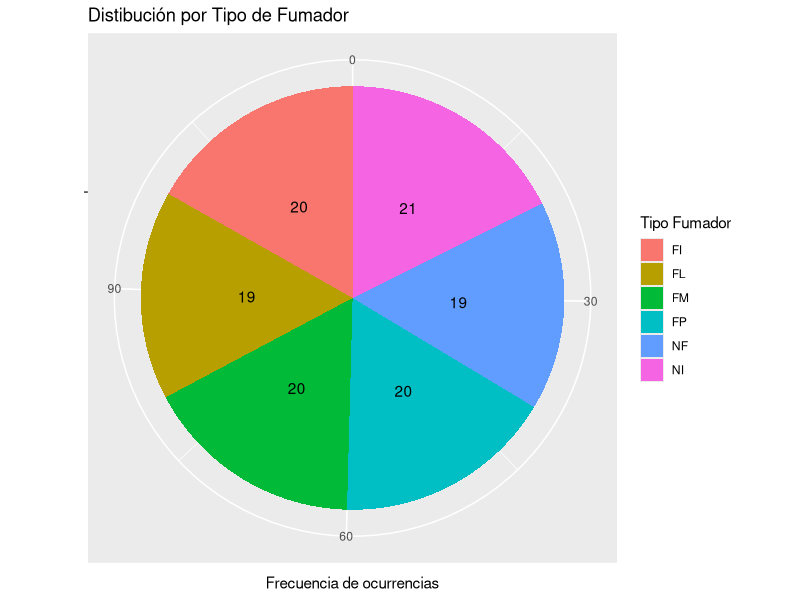
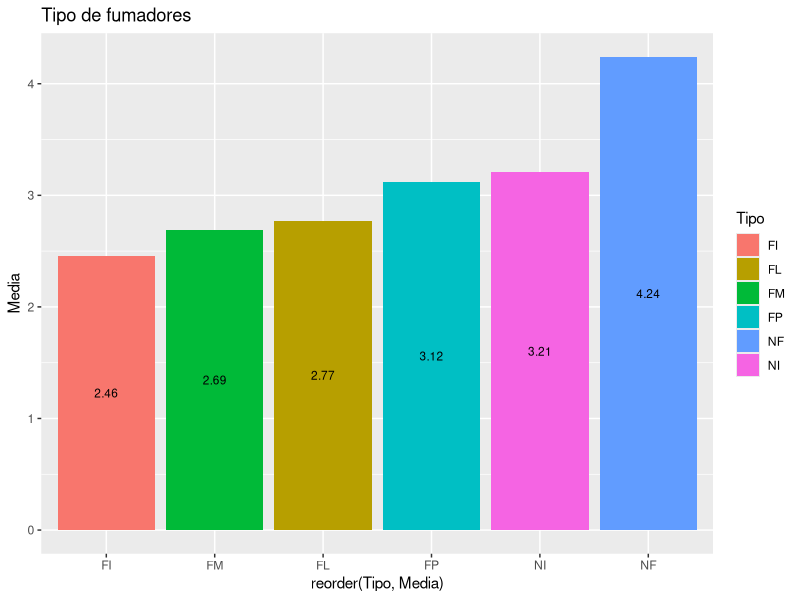
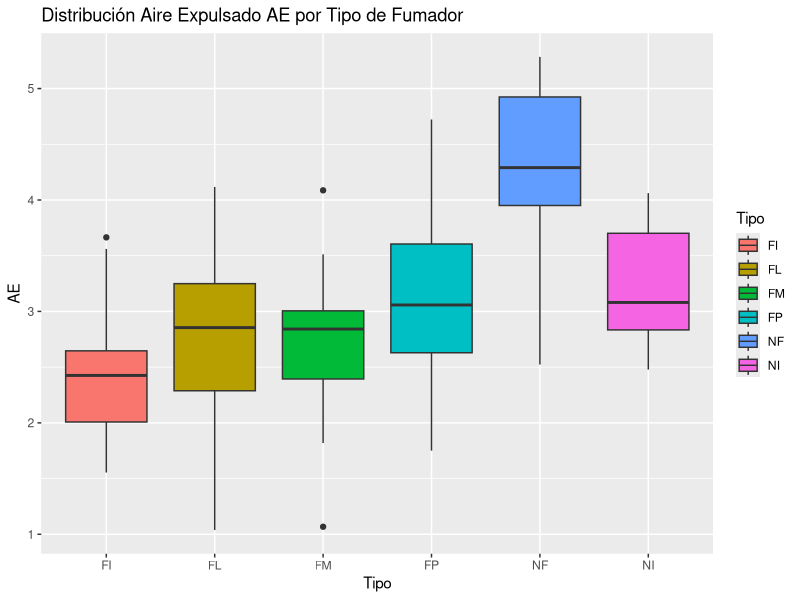
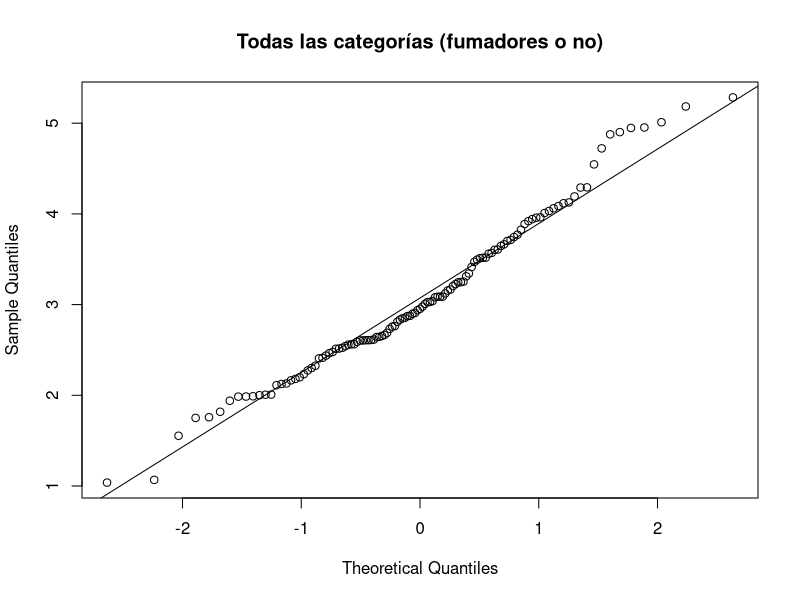
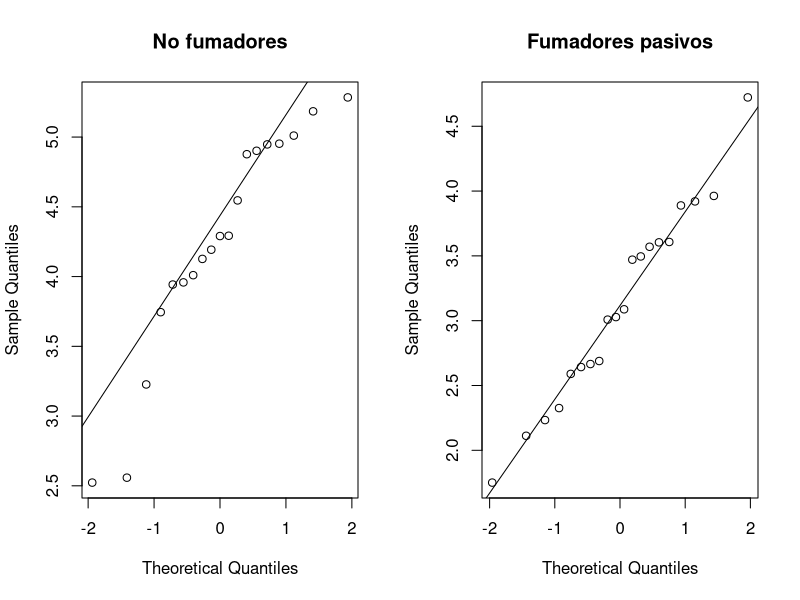
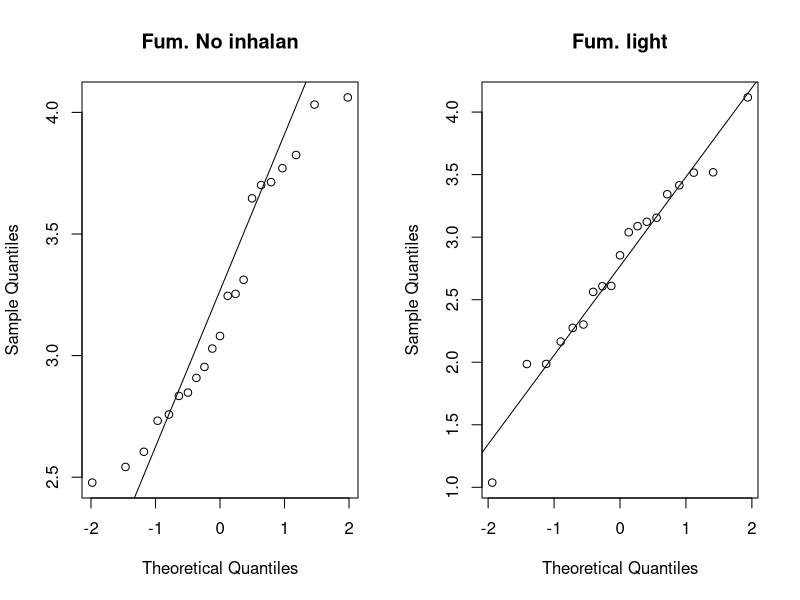
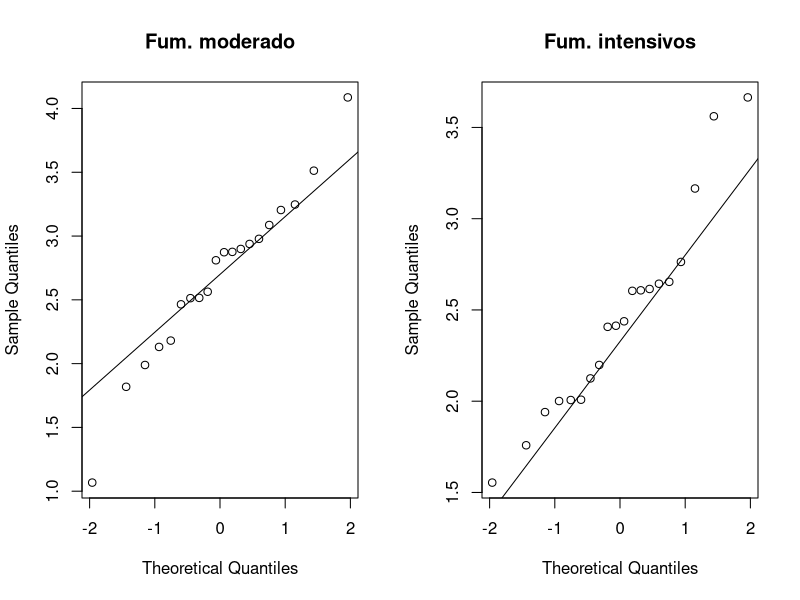

These charts were generated, in order, by the following R code:
## ---- chunk 1
knitr::opts_chunk$set(echo = TRUE)
## ---- chunk 2
library(knitr)
## ---- chunk 3
df <- read.csv("data/Fumadores.csv")
head(df)
## ---- chunk 4
# Buscando por valores NA
print(unlist(lapply(df, function(x) any(is.na(x)))))

# Reunindo los tipos de variables e imprimindo
res <- sapply(df, class)
kable(data.frame(variables=names(res),clase=as.vector(res)))

summary(df) # se nota (Other) en Tipo, deberíamos tener solo 6 categorías

unique(df$Tipo) # Claramente el problema ha sido detectado - 2 letras minusculas
df <- as.data.frame(sapply(df, toupper))
# Aunque va enseñar solo 2 decimales, R mantiene el número como él era inicialmente
df$AE <- as.numeric(as.character(df$AE))

print(head(df$AE))
str(df)
## ---- chunk 5
kable(summary(df)[,1], # 1 posicion AE
      digits=2, align='l', caption="Estadística descriptiva de la variable AE", col.names = "AE")
## ---- chunk 6
library(ggplot2) # ggplot
category <-  as.data.frame(table(df$Tipo))
category
p <- ggplot(category, aes(x = '', y = Freq, fill = factor(Var1)) ) + geom_bar(width = 1,stat="identity") + coord_polar(theta = "y") +
geom_text(aes(label = Freq), position = position_stack(vjust = 0.5)) + ggtitle("Distibución por Tipo de Fumador")

p + labs(fill = "Tipo Fumador", x ="", y = "Frecuencia de ocurrencias")
###### - distribucion ended ####################

r2 <- setNames(aggregate(df[, c("AE")], list(df$Tipo), mean), c("Tipo", "Media"))
r2 <- r2[order(r2$Media),]
r2

barp <- ggplot(r2, aes(x= reorder(Tipo, Media), y=Media, fill=Tipo, label = format(round(Media, 2), nsmall = 2))) + geom_bar(stat="identity")
barp + ggtitle("Tipo de fumadores") + geom_text(size = 3, position = position_stack(vjust = 0.5))
###### - media por tipo de fumador ended ####################

bp <- ggplot(df, aes(x=Tipo, y=AE, fill=Tipo)) + geom_boxplot()
bp + ggtitle("Distribución Aire Expulsado AE por Tipo de Fumador")
## ---- chunk 7
n <- length(df$AE)
m <- mean(df$AE)

conf.level <- 0.95
z <- qt((1+conf.level)/2, df=n-1)
se <- sd(df$AE)/sqrt(n)
ci <- z * se

range_min <- m - ci
range_max <- m + ci

print(paste("Intervalo de confianza: ", range_min, " hasta ", range_max))

# Confirmando el valor
confirm <- t.test(df$AE, mu=5.0, conf.level = conf.level)
confirm$conf.int
## ---- chunk 8
nrow(df)
no_fumadores <- subset(df, df$Tipo =="NF" | df$Tipo == "FI") # NF - No Fumadores / FP - Fumadores pasivos
fumadores <- subset(df, df$Tipo !="NF" & df$Tipo != "FI")
head(no_fumadores)
tail(no_fumadores)
head(fumadores)
tail(fumadores)

n1 <- length( no_fumadores$AE)
n2 <- length( fumadores$AE)
n1
n2

s1 <- sd( no_fumadores$AE )
s2 <-sd ( fumadores$AE )
s1
s2
## ---- chunk 9
mean1 <- mean( no_fumadores$AE )
mean2 <- mean( fumadores$AE )
mean1
mean2

S <- sqrt( s1^2/n1 + s2^2/n2)
zobs <- (mean1-mean2)/ S
zobs

alfa <- 1-0.95
zcritical <- qnorm( alfa, lower.tail=FALSE )
zcritical

pvalue <- pnorm( abs(zobs), lower.tail=FALSE )
pvalue
## ---- chunk 10
NF <- df[df$Tipo == "NF", c("AE")]
FP <- df[df$Tipo == "FP", c("AE")]
NI <- df[df$Tipo == "NI", c("AE")]
FL <- df[df$Tipo == "FL", c("AE")] 
FM <- df[df$Tipo == "FM", c("AE")] 
FI <- df[df$Tipo == "FI", c("AE")]
sum(length(NF), length(FP), length(NI), length(FL), length(FM),length(FI))

qqnorm(df$AE, main = "Todas las categorías (fumadores o no)")
qqline(df$AE)
par( mfrow=c(1,2))
qqnorm(NF, main = "No fumadores")
qqline(NF)
qqnorm(FP, main = "Fumadores pasivos")
qqline(FP)
qqnorm(NI, main = "Fum. No inhalan")
qqline(NI)
qqnorm(FL, main = "Fum. light")
qqline(FL)
qqnorm(FM, main = "Fum. moderado")
qqline(FM)
qqnorm(FI, main = "Fum. intensivos")
qqline(FI)
par( mfrow=c(1,1))

## ---- chunk 11
#bartlett.test(AE)
